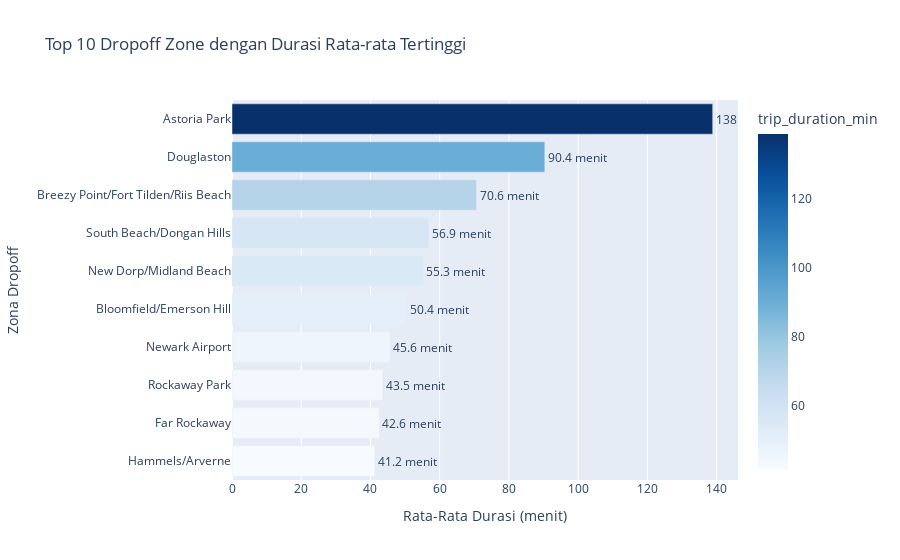

The notebook cell saved with this chart:
### Markdown cell above
### Rata-Rata Durasi Perjalanan

### Code cell
do_duration = df.groupby('DO_Zone')['trip_duration_min'].mean().sort_values(ascending=False).head(10).reset_index()

fig = px.bar(
    do_duration,
    x='trip_duration_min',
    y='DO_Zone',
    orientation='h',
    text='trip_duration_min',
    color='trip_duration_min',
    color_continuous_scale='Blues',
    title='Top 10 Dropoff Zone dengan Durasi Rata-rata Tertinggi'
)
fig.update_traces(texttemplate='%{text:.1f} menit', textposition='outside')
fig.update_layout(yaxis={'categoryorder':'total ascending'},
                  xaxis_title='Rata-Rata Durasi (menit)',
                  yaxis_title='Zona Dropoff')
fig.show()

### Figure 1 — Plotly figure (JSON) as saved in the notebook; plotly's stock layout.template omitted (floating-point values rounded to 4 significant figures)
{"data": [{"hovertemplate": "trip_duration_min=%{marker.color}<br>DO_Zone=%{y}<extra></extra>", "legendgroup": "", "marker": {"color": [138.8, 90.36, 70.63, 56.88, 55.27, 50.43, 45.64, 43.54, 42.57, 41.23], "coloraxis": "coloraxis", "pattern": {"shape": ""}}, "name": "", "orientation": "h", "showlegend": false, "text": [138.8, 90.36, 70.63, 56.88, 55.27, 50.43, 45.64, 43.54, 42.57, 41.23], "textposition": "outside", "texttemplate": "%{text:.1f} menit", "type": "bar", "x": [138.8, 90.36, 70.63, 56.88, 55.27, 50.43, 45.64, 43.54, 42.57, 41.23], "xaxis": "x", "y": ["Astoria Park", "Douglaston", "Breezy Point/Fort Tilden/Riis Beach", "South Beach/Dongan Hills", "New Dorp/Midland Beach", "Bloomfield/Emerson Hill", "Newark Airport", "Rockaway Park", "Far Rockaway", "Hammels/Arverne"], "yaxis": "y"}], "layout": {"barmode": "relative", "coloraxis": {"colorbar": {"title": {"text": "trip_duration_min"}}, "colorscale": [[0, "rgb(247,251,255)"], [0.125, "rgb(222,235,247)"], [0.25, "rgb(198,219,239)"], [0.375, "rgb(158,202,225)"], [0.5, "rgb(107,174,214)"], [0.625, "rgb(66,146,198)"], [0.75, "rgb(33,113,181)"], [0.875, "rgb(8,81,156)"], [1, "rgb(8,48,107)"]]}, "legend": {"tracegroupgap": 0}, "title": {"text": "Top 10 Dropoff Zone dengan Durasi Rata-rata Tertinggi"}, "xaxis": {"anchor": "y", "domain": [0, 1], "title": {"text": "Rata-Rata Durasi (menit)"}}, "yaxis": {"anchor": "x", "categoryorder": "total ascending", "domain": [0, 1], "title": {"text": "Zona Dropoff"}}}}
